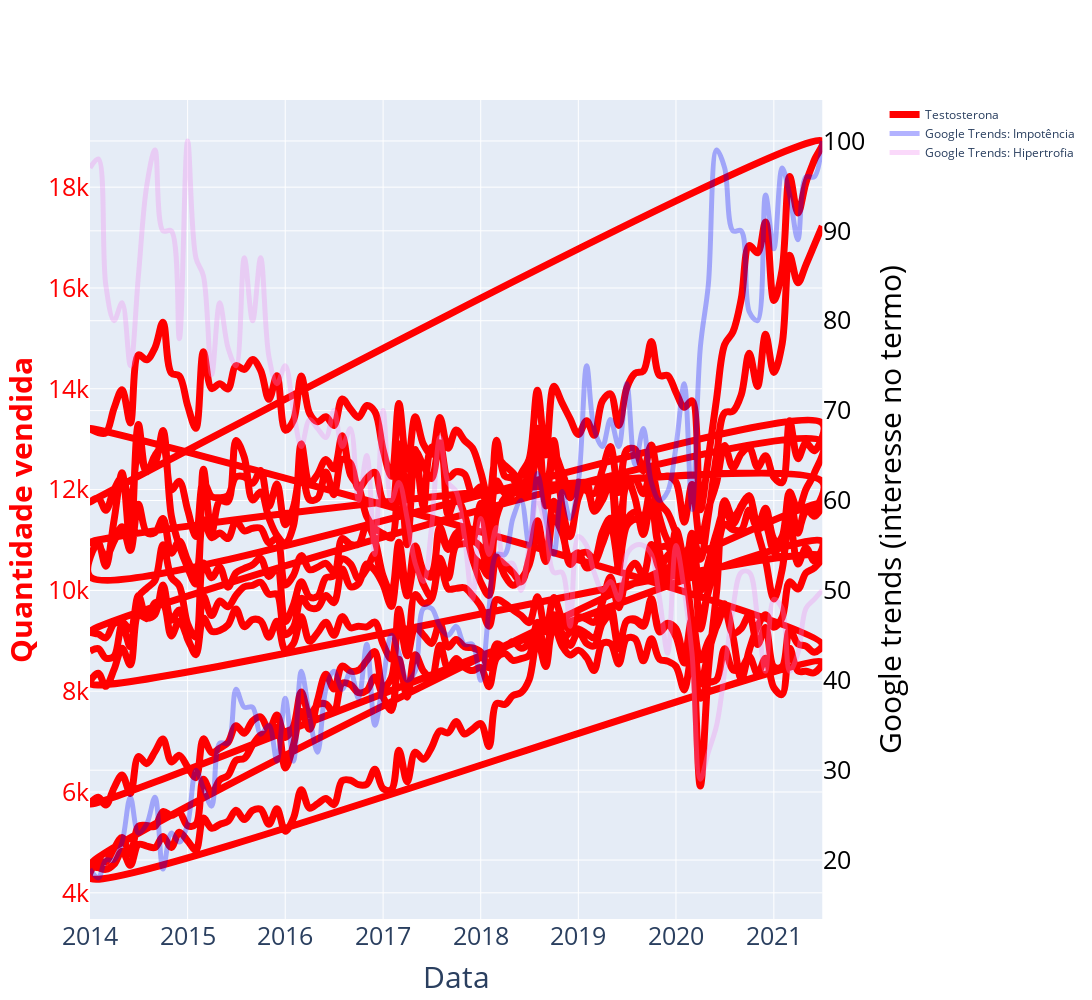

Notebook source saved alongside this figure:
### Code cell
fig = make_subplots(specs=[[{"secondary_y": True}]],shared_xaxes=True,)

fig.add_trace(go.Scatter(
                        x=df_substances['DATETIME'],
                        y=df_substances['count'],
                        yaxis='y',
                        mode='lines',
                        marker=dict(
                            color='red'
                            ),
                        line=dict(
                            width=7
                            ),
                        opacity=1,
                        name='Testosterona',
                        line_shape='spline'
                        ),
                        secondary_y=False
    )

fig.add_trace(go.Scatter(
                        x=lf_gt['Mês'], 
                        y=lf_gt['impotência: (Brasil)'],
                        yaxis='y1',
                        mode='lines',
                        name='Google Trends: Impotência',
                        marker=dict(
                            symbol='53',
                            size=11

                        ),
                        line = dict(
                            color='blue',
                            width=5
                            ),
                        opacity=0.3,
                        line_shape='spline'
                        ),
                        secondary_y=True
    )

fig.add_trace(go.Scatter(
                        x=lf_hp['Mês'], 
                        y=lf_hp['Hipertrofia: (Brasil)'],
                        yaxis='y1',
                        mode='lines',
                        name='Google Trends: Hipertrofia',
                        marker=dict(
                            symbol='51',
                            size=11

                        ),
                        line = dict(
                            color='violet',
                            width=5
                            ),
                        opacity=0.3,
                        line_shape='spline'
                        ),
                        secondary_y=True
                        )


fig.update_layout(
    xaxis=dict(
        title='Data',
        titlefont=dict(
            size=30
        ),
        tickfont=dict(
            size=25
        )
    ),
    width=1500,
    height=1000,
    yaxis=dict(
        title="<b>Quantidade vendida<b>",
        titlefont=dict(
            color="red",
            size=30
            
        ),
        tickfont=dict(
            color="red",
            size=25
        )
    ),
    yaxis2=dict(
        title="Google trends (interesse no termo)",
        titlefont=dict(
            color="black",
            size=30
        ),
        tickfont=dict(
            color="black",
            size=25
        ),
        # anchor="free",
        overlaying="y",
        side="right",
        # position=0.15
    ))


fig.show()

### Figure 1 — Plotly figure (JSON) as saved in the notebook; plotly's stock layout.template omitted (floating-point values rounded to 4 significant figures; data arrays with more than 128 entries replaced by an {"elided": "..."} marker saying what was removed)
{"data": [{"line": {"shape": "spline", "width": 7}, "marker": {"color": "red"}, "mode": "lines", "name": "Testosterona", "opacity": 1, "type": "scatter", "x": {"elided": "910 str values"}, "xaxis": "x", "y": {"elided": "910 int values"}, "yaxis": "y"}, {"line": {"color": "blue", "shape": "spline", "width": 5}, "marker": {"size": 11, "symbol": "53"}, "mode": "lines", "name": "Google Trends: Impotência", "opacity": 0.3, "type": "scatter", "x": ["2014-01-01T00:00:00", "2014-02-01T00:00:00", "2014-03-01T00:00:00", "2014-04-01T00:00:00", "2014-05-01T00:00:00", "2014-06-01T00:00:00", "2014-07-01T00:00:00", "2014-08-01T00:00:00", "2014-09-01T00:00:00", "2014-10-01T00:00:00", "2014-11-01T00:00:00", "2014-12-01T00:00:00", "2015-01-01T00:00:00", "2015-02-01T00:00:00", "2015-03-01T00:00:00", "2015-04-01T00:00:00", "2015-05-01T00:00:00", "2015-06-01T00:00:00", "2015-07-01T00:00:00", "2015-08-01T00:00:00", "2015-09-01T00:00:00", "2015-10-01T00:00:00", "2015-11-01T00:00:00", "2015-12-01T00:00:00", "2016-01-01T00:00:00", "2016-02-01T00:00:00", "2016-03-01T00:00:00", "2016-04-01T00:00:00", "2016-05-01T00:00:00", "2016-06-01T00:00:00", "2016-07-01T00:00:00", "2016-08-01T00:00:00", "2016-09-01T00:00:00", "2016-10-01T00:00:00", "2016-11-01T00:00:00", "2016-12-01T00:00:00", "2017-01-01T00:00:00", "2017-02-01T00:00:00", "2017-03-01T00:00:00", "2017-04-01T00:00:00", "2017-05-01T00:00:00", "2017-06-01T00:00:00", "2017-07-01T00:00:00", "2017-08-01T00:00:00", "2017-09-01T00:00:00", "2017-10-01T00:00:00", "2017-11-01T00:00:00", "2017-12-01T00:00:00", "2018-01-01T00:00:00", "2018-02-01T00:00:00", "2018-03-01T00:00:00", "2018-04-01T00:00:00", "2018-05-01T00:00:00", "2018-06-01T00:00:00", "2018-07-01T00:00:00", "2018-08-01T00:00:00", "2018-09-01T00:00:00", "2018-10-01T00:00:00", "2018-11-01T00:00:00", "2018-12-01T00:00:00", "2019-01-01T00:00:00", "2019-02-01T00:00:00", "2019-03-01T00:00:00", "2019-04-01T00:00:00", "2019-05-01T00:00:00", "2019-06-01T00:00:00", "2019-07-01T00:00:00", "2019-08-01T00:00:00", "2019-09-01T00:00:00", "2019-10-01T00:00:00", "2019-11-01T00:00:00", "2019-12-01T00:00:00", "2020-01-01T00:00:00", "2020-02-01T00:00:00", "2020-03-01T00:00:00", "2020-04-01T00:00:00", "2020-05-01T00:00:00", "2020-06-01T00:00:00", "2020-07-01T00:00:00", "2020-08-01T00:00:00", "2020-09-01T00:00:00", "2020-10-01T00:00:00", "2020-11-01T00:00:00", "2020-12-01T00:00:00", "2021-01-01T00:00:00", "2021-02-01T00:00:00", "2021-03-01T00:00:00", "2021-04-01T00:00:00", "2021-05-01T00:00:00", "2021-06-01T00:00:00", "2021-07-01T00:00:00"], "xaxis": "x", "y": [19, 18, 20, 20, 22, 27, 23, 24, 27, 19, 23, 22, 24, 30, 28, 26, 33, 33, 39, 37, 37, 34, 35, 31, 38, 31, 41, 36, 32, 39, 41, 39, 41, 38, 44, 35, 40, 45, 43, 40, 41, 48, 48, 46, 45, 46, 44, 44, 40, 48, 54, 54, 58, 60, 55, 63, 58, 54, 61, 58, 62, 75, 68, 66, 69, 66, 73, 64, 68, 62, 60, 61, 66, 73, 59, 77, 84, 99, 97, 90, 90, 81, 80, 94, 88, 97, 94, 89, 96, 96, 100], "yaxis": "y2"}, {"line": {"color": "violet", "shape": "spline", "width": 5}, "marker": {"size": 11, "symbol": "51"}, "mode": "lines", "name": "Google Trends: Hipertrofia", "opacity": 0.3, "type": "scatter", "x": ["2014-01-01T00:00:00", "2014-02-01T00:00:00", "2014-03-01T00:00:00", "2014-04-01T00:00:00", "2014-05-01T00:00:00", "2014-06-01T00:00:00", "2014-07-01T00:00:00", "2014-08-01T00:00:00", "2014-09-01T00:00:00", "2014-10-01T00:00:00", "2014-11-01T00:00:00", "2014-12-01T00:00:00", "2015-01-01T00:00:00", "2015-02-01T00:00:00", "2015-03-01T00:00:00", "2015-04-01T00:00:00", "2015-05-01T00:00:00", "2015-06-01T00:00:00", "2015-07-01T00:00:00", "2015-08-01T00:00:00", "2015-09-01T00:00:00", "2015-10-01T00:00:00", "2015-11-01T00:00:00", "2015-12-01T00:00:00", "2016-01-01T00:00:00", "2016-02-01T00:00:00", "2016-03-01T00:00:00", "2016-04-01T00:00:00", "2016-05-01T00:00:00", "2016-06-01T00:00:00", "2016-07-01T00:00:00", "2016-08-01T00:00:00", "2016-09-01T00:00:00", "2016-10-01T00:00:00", "2016-11-01T00:00:00", "2016-12-01T00:00:00", "2017-01-01T00:00:00", "2017-02-01T00:00:00", "2017-03-01T00:00:00", "2017-04-01T00:00:00", "2017-05-01T00:00:00", "2017-06-01T00:00:00", "2017-07-01T00:00:00", "2017-08-01T00:00:00", "2017-09-01T00:00:00", "2017-10-01T00:00:00", "2017-11-01T00:00:00", "2017-12-01T00:00:00", "2018-01-01T00:00:00", "2018-02-01T00:00:00", "2018-03-01T00:00:00", "2018-04-01T00:00:00", "2018-05-01T00:00:00", "2018-06-01T00:00:00", "2018-07-01T00:00:00", "2018-08-01T00:00:00", "2018-09-01T00:00:00", "2018-10-01T00:00:00", "2018-11-01T00:00:00", "2018-12-01T00:00:00", "2019-01-01T00:00:00", "2019-02-01T00:00:00", "2019-03-01T00:00:00", "2019-04-01T00:00:00", "2019-05-01T00:00:00", "2019-06-01T00:00:00", "2019-07-01T00:00:00", "2019-08-01T00:00:00", "2019-09-01T00:00:00", "2019-10-01T00:00:00", "2019-11-01T00:00:00", "2019-12-01T00:00:00", "2020-01-01T00:00:00", "2020-02-01T00:00:00", "2020-03-01T00:00:00", "2020-04-01T00:00:00", "2020-05-01T00:00:00", "2020-06-01T00:00:00", "2020-07-01T00:00:00", "2020-08-01T00:00:00", "2020-09-01T00:00:00", "2020-10-01T00:00:00", "2020-11-01T00:00:00", "2020-12-01T00:00:00", "2021-01-01T00:00:00", "2021-02-01T00:00:00", "2021-03-01T00:00:00", "2021-04-01T00:00:00", "2021-05-01T00:00:00", "2021-06-01T00:00:00", "2021-07-01T00:00:00"], "xaxis": "x", "y": [97, 98, 84, 80, 82, 75, 85, 95, 99, 90, 90, 78, 100, 87, 85, 74, 82, 77, 75, 87, 80, 87, 76, 73, 75, 70, 66, 69, 68, 67, 70, 66, 68, 60, 65, 54, 70, 60, 62, 58, 53, 51, 57, 67, 62, 61, 56, 49, 58, 54, 57, 53, 53, 50, 55, 60, 57, 52, 52, 46, 56, 55, 52, 50, 51, 49, 54, 55, 55, 54, 49, 43, 55, 50, 43, 29, 32, 35, 41, 48, 52, 52, 47, 41, 49, 48, 41, 43, 48, 49, 50], "yaxis": "y2"}], "layout": {"height": 1000, "width": 1500, "xaxis": {"anchor": "y", "domain": [0, 0.94], "tickfont": {"size": 25}, "title": {"font": {"size": 30}, "text": "Data"}}, "yaxis": {"anchor": "x", "domain": [0, 1], "tickfont": {"color": "red", "size": 25}, "title": {"font": {"color": "red", "size": 30}, "text": "<b>Quantidade vendida<b>"}}, "yaxis2": {"anchor": "x", "overlaying": "y", "side": "right", "tickfont": {"color": "black", "size": 25}, "title": {"font": {"color": "black", "size": 30}, "text": "Google trends (interesse no termo)"}}}}
